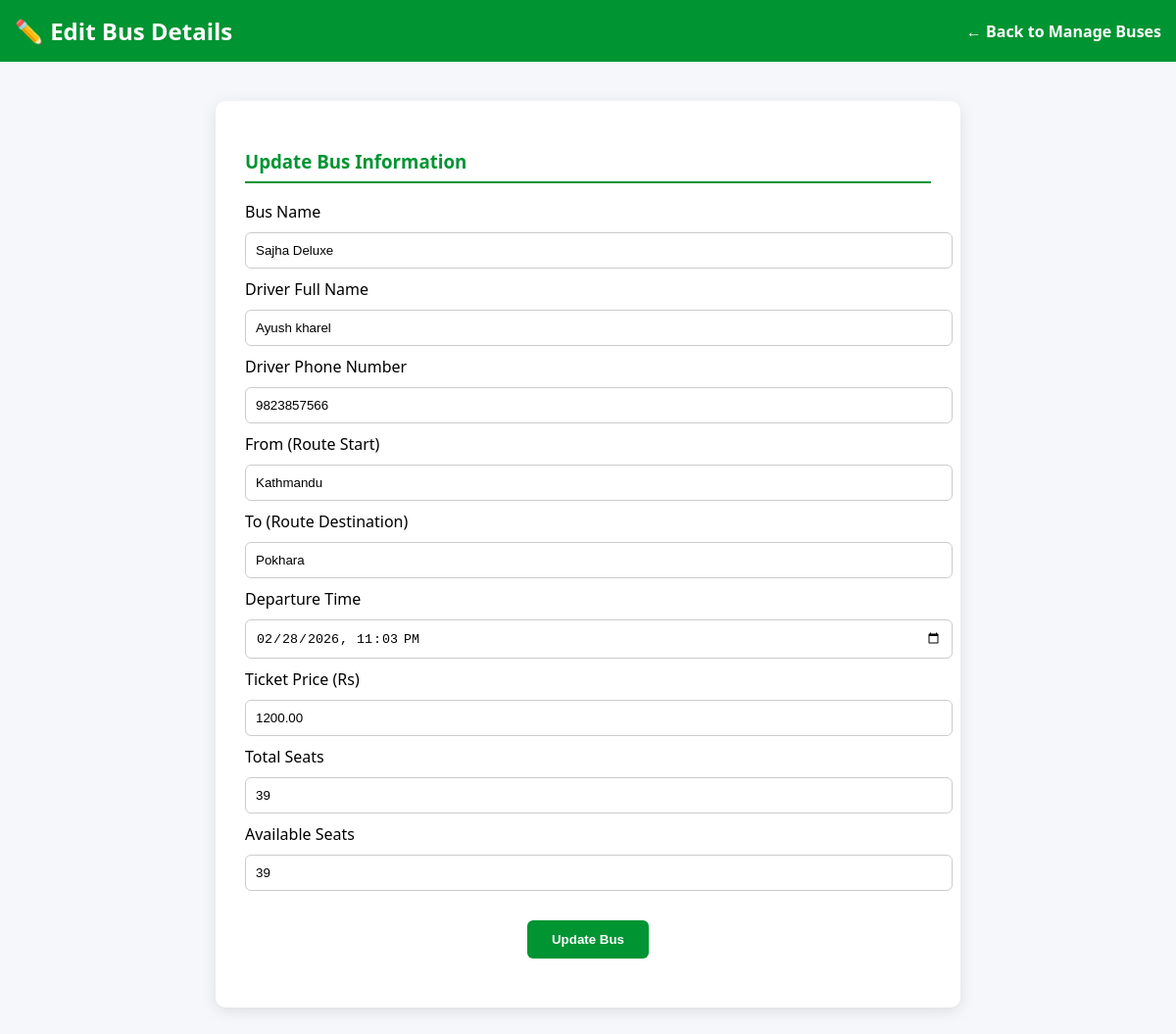
Page /admin/edit_bus.php?id=1 (signed in) on the committed database.
### tables this page shows
CREATE TABLE `buses` (
  `id` int(11) NOT NULL,
  `bus_name` varchar(100) NOT NULL,
  `bus_number` varchar(20) DEFAULT NULL,
  `driver_name` varchar(100) DEFAULT NULL,
  `driver_phone` varchar(15) DEFAULT NULL,
  `route_from` varchar(100) NOT NULL,
  `route_to` varchar(100) NOT NULL,
  `departure_time` datetime NOT NULL,
  `total_seats` int(11) NOT NULL DEFAULT 40,
  `available_seats` int(11) NOT NULL DEFAULT 40,
  `ticket_price` decimal(10,2) NOT NULL,
  `created_at` timestamp NOT NULL DEFAULT current_timestamp(),
  `driver_id` int(11) DEFAULT NULL
);

### admin/edit_bus.php (the view, shortened to what this page needs)
<?php
include('../includes/db.php');
$bus_id = isset($_GET['id']) ? intval($_GET['id']) : 0;
$query = $conn->prepare("SELECT * FROM buses WHERE id = ?");
$query->bind_param("i", $bus_id);
$query->execute();
$bus = $query->get_result()->fetch_assoc();
?>
<!DOCTYPE html>
<html lang="en">
<head>
</head>
<body>
<header>
  <h2>✏️ Edit Bus Details</h2>
  <a href="manage_buses.php" class="back">← Back to Manage Buses</a>
</header>
<div class="container">
  <h3>Update Bus Information</h3>
  <form method="POST" autocomplete="off">
    <label>Bus Name</label>
    <input type="text" name="bus_name" value="<?= htmlspecialchars($bus['bus_name']); ?>" required>
    <label>Driver Full Name</label>
    <input type="text" name="driver_name" value="<?= htmlspecialchars($bus['driver_name']); ?>" required>
    <label>Driver Phone Number</label>
    <input type="text" name="driver_phone" value="<?= htmlspecialchars($bus['driver_phone']); ?>" required placeholder="98XXXXXXXX">
    <label>From (Route Start)</label>
    <input type="text" name="route_from" value="<?= htmlspecialchars($bus['route_from']); ?>" required>
    <label>To (Route Destination)</label>
    <input type="text" name="route_to" value="<?= htmlspecialchars($bus['route_to']); ?>" required>
    <label>Departure Time</label>
    <input type="datetime-local" name="departure_time"
           value="<?= date('Y-m-d\TH:i', strtotime($bus['departure_time'])); ?>" required>
    <label>Ticket Price (Rs)</label>
    <input type="number" name="ticket_price" min="0" step="0.01" value="<?= htmlspecialchars($bus['ticket_price']); ?>" required>
    <label>Total Seats</label>
    <input type="number" name="total_seats" min="1" value="<?= htmlspecialchars($bus['total_seats']); ?>" required>
    <label>Available Seats</label>
    <input type="number" name="available_seats" min="0" value="<?= htmlspecialchars($bus['available_seats']); ?>" required>
    <button type="submit">Update Bus</button>
  </form>
</div>
</body>
</html>

### admin/edit_bus.php (style rules this page uses)
body { font-family: 'Segoe UI', Arial; background: #f5f7fa; margin: 0; }
header { background: #009432; color: white; padding: 15px; display: flex; justify-content: space-between; align-items: center; }
header h2 { margin: 0; }
a.back { color: white; text-decoration: none; font-weight: bold; }
.container { max-width: 700px; margin: 40px auto; background: #fff; padding: 30px; border-radius: 10px; box-shadow: 0 4px 15px rgba(0,0,0,0.1); }
h3 { color: #009432; border-bottom: 2px solid #009432; padding-bottom: 8px; }
form input, form select { width: 100%; padding: 10px; margin: 10px 0; border: 1px solid #ccc; border-radius: 6px; outline: none; }
button { background: #009432; color: white; border: none; padding: 12px 25px; border-radius: 6px; cursor: pointer; font-weight: bold; display: block; margin: 20px auto; }

### rows in the picture
buses: bus_name "Sajha Deluxe", driver_name "Ayush kharel", driver_phone "9823857566", route_from "Kathmandu", route_to "Pokhara", departure_time "02/28/2026 23:03", ticket_price "1200.00", total_seats "39", available_seats "39"
